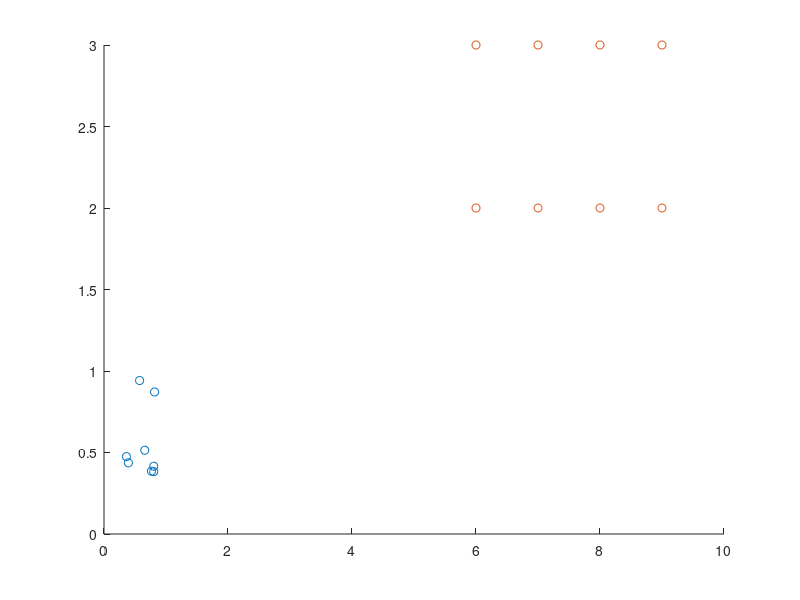

Reproduce this figure in MATLAB. (Note: this script raises an error after producing the figure.)
clear;
clc;
close all;

fh(2) = figure(2);

D = rand(8,2);
scatter(D(:,1),D(:,2))
hold on

learning_rate = 0.5;

H=[6,2;7,2;8,2;9,2;
   6,3;7,3;8,3;9,3];

scatter(H(:,1),H(:,2))
pause(1);

for k=1:100
    
    %clf(fh(2));
    
    dists = zeros(64,1); %initialize an empty array for distances
    for j=1:8
        for i=1:8
            dists((j-1)*8+i) = Minkowski(D(i,:),H(j,:), 2); %compute the distances 
            % - 1 for Manhattan, 2 for Euclidean, infinity for Chebyshev
        end
    end
    
    temp = sort(dists); % sorting the distance array
    val = temp(1); % selecting the minimum value
    mdv = find(dists == val); % finding which one is the minimum
    
    red = mdv/8; % finding which red point is the closest to the blue ones
    red = floor(red); % necessary floor operation
    red = red+1; % necesaary math stuff again
    
    blue = mod(mdv,8); % finding which blue point is the closest to the red ones
    if blue == 0 % because indexing starting from the 0,
        blue = 8; % if the result for modulo is 0, we make it 8
    end
    
    plot([D(blue,1),H(red,1)],[D(blue,2),H(red,2)]) % plotting the line between closest points
    hold on
    
    x_dist = H(red,1)-D(blue,1); % finding the distance between points, x
    y_dist = H(red,2)-D(blue,2); % finding the distance between points, y
    
    x_dist = x_dist * learning_rate; % calculating the movement step for x
    y_dist = y_dist * learning_rate; % calculating the movement step for y
    
    learning_rate = learning_rate - learning_rate * exp(-k*100); % updating the Learning Rate
    
    if red > 1 % if the red point index is bigger than 1, we need to iterate back for the ones before it
        for i=red-1:-1:1
            x_dif = H(i,1) - H(red,1); % finding the distance between the current and the closest one, x
            y_dif = H(i,2) - H(red,2); % finding the distance between the current and the closest one, y
            H(i,1) = H(i,1) - (x_dist * x_dif); % calculating the step size for current point, x
            H(i,2) = H(i,2) - (y_dist * y_dif); % calculating the step size for current point, y
        end
    end
    
    if red < 8 % if the red point index is smaller than 8, we need to iterate forth for the ones after it
        for i=red+1:8 %rest is same with upward section
            x_dif = H(i,1) - H(red,1);
            y_dif = H(i,2) - H(red,2);
            H(i,1) = H(i,1) - (x_dist * x_dif);
            H(i,2) = H(i,2) - (y_dist * y_dif);
        end
    end
    
    H(red,1) = H(red,1) - x_dist; % calculating the step size for the closest point, x
    H(red,2) = H(red,2) - y_dist; % calculating the step size for the closest point, y
    
    scatter(H(:,1),H(:,2))
    scatter(D(:,1),D(:,2))
    pause(0.3);
end









